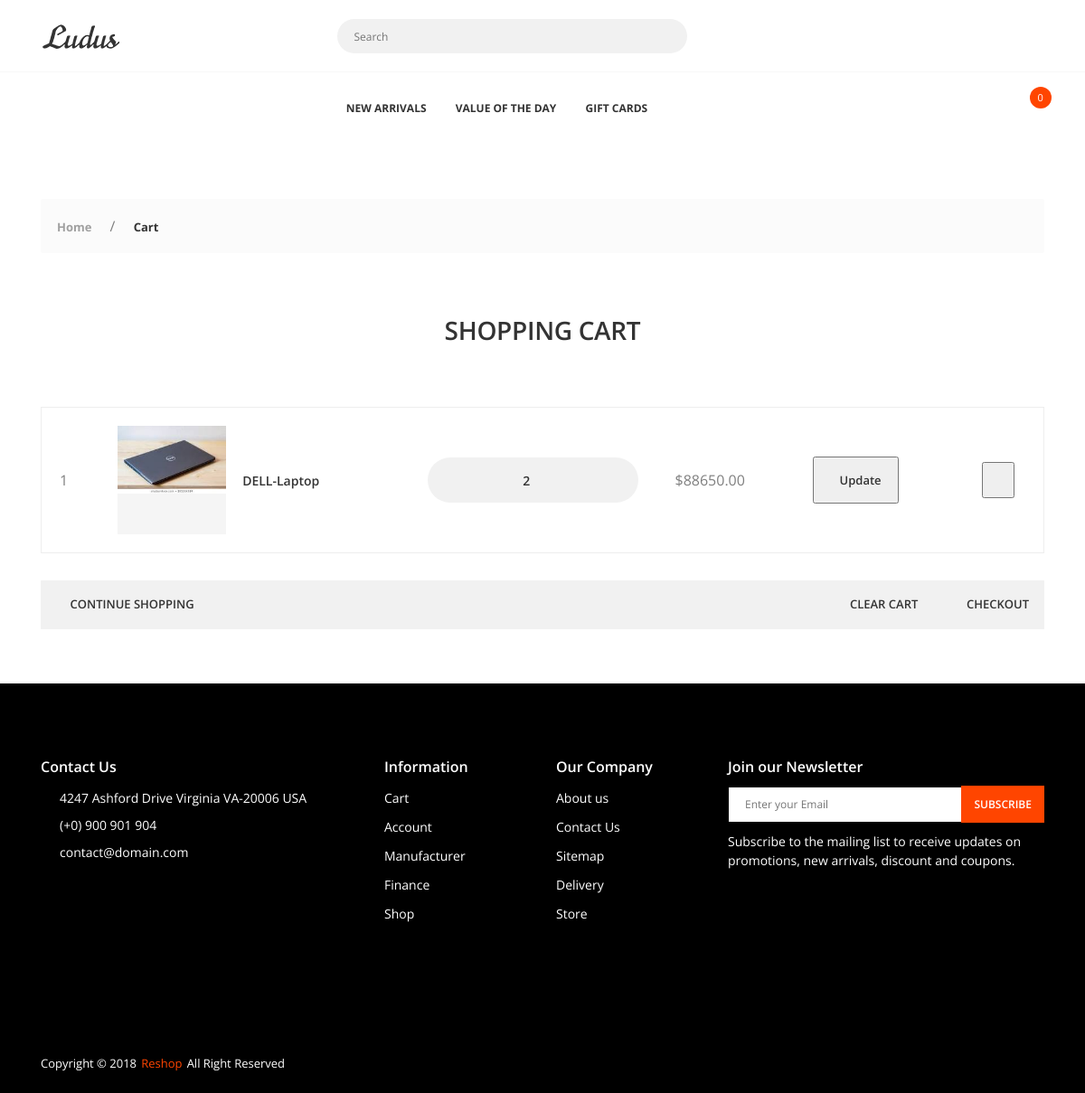
/carts (signed in), run on the app's committed database.
### Main/models.py (models this page shows, shortened)
class Addproduct(db.Model):
    id = db.Column(db.Integer, primary_key=True)
    name = db.Column(db.String(40), nullable=False)
    price = db.Column(db.Numeric(10, 2), nullable=False)
    discount = db.Column(db.Integer, default=0)
    stock = db.Column(db.Integer, nullable=False)
    desc = db.Column(db.Text, nullable=False)
    pub_date = db.Column(db.DateTime, nullable=False, default=datetime.utcnow)
    category_id = db.Column(db.Integer, db.ForeignKey('category.id'),nullable=False)
    category = db.relationship('Category',backref=db.backref('categories', lazy=True))
    image1 = db.Column(db.String(150), nullable=False, default='image1.jpg')
    image2 = db.Column(db.String(150), nullable=False, default='image2.jpg')
    image3 = db.Column(db.String(150), nullable=False, default='image3.jpg')
    merchant_id = db.Column(db.Integer, db.ForeignKey('merchant.id'), nullable=False)
    merchant = db.relationship('Merchant', backref=db.backref('merchant', lazy=True))
    merchant_name = db.Column(db.String(45), nullable=False)
    merchant_phone = db.Column(db.String(8), nullable=False)
    merchant_address = db.Column(db.Text, nullable=False)

### Main/routes.py (the view)
@app.route('/carts')
def getCart():
    if 'email' not in session:
        return redirect(url_for('login'))
    else:
        cart_items={}
        user_id = session['_user_id']
        cart = Cart.query.order_by(text(user_id)).all()
        for i in cart:
            temp_cart={}
            product=Addproduct.query.filter_by(id=i.product_id).first()
            id = str(i.product_id) + '_' + str(i.id)
            temp_cart = {id:{'id':i.id, 'name':product.name,'price':float(product.price),'discount':product.discount,'quantity':i.quantity,'image':product.image1}}
            cart_items = Merge(cart_items, temp_cart)
        subtotal = 0
        grandtotal = 0
        try:
            for key,product in cart_items.items():
                product_id = int(key.split('_')[0])
                discount = (product['discount']/100) * float(product['price'])
                subtotal += float(product['price']) * int(product['quantity'])
                subtotal -= discount
                tax =("%.2f" %(.06 * float(subtotal)))
                grandtotal = float("%.2f" % (1.06 * subtotal))
            return render_template('cart.html', tax=tax, grandtotal=grandtotal, cart_items=cart_items, product_id=product_id)
        except Exception as e:
            print(e)
            flash(f'no items in cart', 'error')
            return redirect(url_for('shop'))

### Main/models.py (called while the page is built)
@login_manager.user_loader
def load_user(user_id):
    return User.query.get(int(user_id))

### Main/routes.py (called while the page is built)
def Merge(dict1, dict2):
    res = {**dict1, **dict2}
    return res

### Main/templates/cart.html (shortened to what this page needs)
{% extends "layout.html" %}
{% block head %}
{{ super() }}
{% endblock head %}
{% block content %}
<div class="app-content">
    <div class="u-s-p-y-60">
        <div class="section__content">
            <div class="container">
                <div class="breadcrumb">
                    <div class="breadcrumb__wrap">
                        <ul class="breadcrumb__list">
                            <li class="has-separator">
                                <a href="{{url_for('index')}}">Home</a>
                            </li>
                            <li class="is-marked">
                                <a href="{{url_for('getCart')}}">Cart</a>
                            </li>
                        </ul>
                    </div>
                </div>
            </div>
        </div>
    </div>
    <div class="u-s-p-b-60">
        <div class="section__intro u-s-m-b-60">
            <div class="container">
                <div class="row">
                    <div class="col-lg-12">
                        <div class="section__text-wrap">
                            <h1 class="section__heading u-c-secondary">SHOPPING CART</h1>
                        </div>
                    </div>
                </div>
            </div>
        </div>
        <div class="section__content">
            <div class="container">
                <div class="row">
                    <div class="col-lg-12 col-md-12 col-sm-12 u-s-m-b-30">
                        <div class="table-responsive">
                            <table class="table-p">
                                <tbody>
                                    {% for key, product in cart_items.items() %}
                                    {% set discount=(product.discount/100) * product.price|float %}
                                    <tr>
                                        <td>{{loop.index}}</td>
                                        <td>
                                            <div class="table-p__box">
                                                <div class="table-p__img-wrap">
                                                    <img class="u-img-fluid" src="{{url_for('static',filename='img/'+ product.image)}}" alt=""></div>
                                                <div class="table-p__info">
                                                    <span class="table-p__name">
                                                        <a href="{{url_for('product',id=product.id)}}">{{product.name}}</a>
                                                    </span>
                                                </div>
                                            </div>
                                        </td>
                                        <form action="{{url_for('updatecart', code=product.id)}}" method="post">
                                            <td>
                                                 <input class="input-counter__text input-counter--text-primary-style" type="number" name="quantity" min="1" max="{{product.stock}}" value="{{product.quantity}}">
                                            </td>
                                            {% set subtotal = product.quantity|int * product.price|float  %}
                                            <td>
                                                ${{"%.2f"|format(subtotal - discount|round(1,'floor')) }}
                                            </td>
                                            <td>
                                                <button type="submit" class="btn btn-sm btn-info route-box__link"><i class="fas fa-sync"></i>Update</button>
                                            </td>
                                        </form>
                                        <form action="{{url_for('deleteitem', id=product.id)}}" method="POST">
                                            <td>
                                                <div class="table-p__del-wrap">
                                                    <button class="far fa-trash-alt table-p__delete-link" type="submit"></button>
                                                </div>
                                            </td>
                                        </form>
                                    </tr>
                                    {% endfor %}
                                </tbody>
                            </table>
                        </div>
                    </div>
                    <div class="col-lg-12">
                        <div class="route-box">
                            <div class="route-box__g1">
                                <a class="route-box__link" href="{{url_for('shop')}}"><i class="fas fa-long-arrow-alt-left"></i>
                                    <span>CONTINUE SHOPPING</span>
                                </a>
                            </div>
                            <div class="route-box__g2">
                                <a class="route-box__link" href="{{url_for('clearcart')}}"><i class="fas fa-trash"></i>
                                    <span>CLEAR CART</span>
                                </a>
                                <a class="route-box__link" href="{{url_for('checkout')}}"><i class="fas fa-shopping-cart"></i>
                                    <span>CHECKOUT</span>
                                </a>
                            </div>
                        </div>
                    </div>
                </div>
            </div>
        </div>
    </div>
</div>
{% endblock content %}

### data on the page
Addproduct: image1 (picture), name "DELL-Laptop"

### other printed values
{{ session['Shoppingcart']|length }} "0"
{{ "%.2f"|format(subtotal - discount|round(1,'floor')) }} "88650.00"
